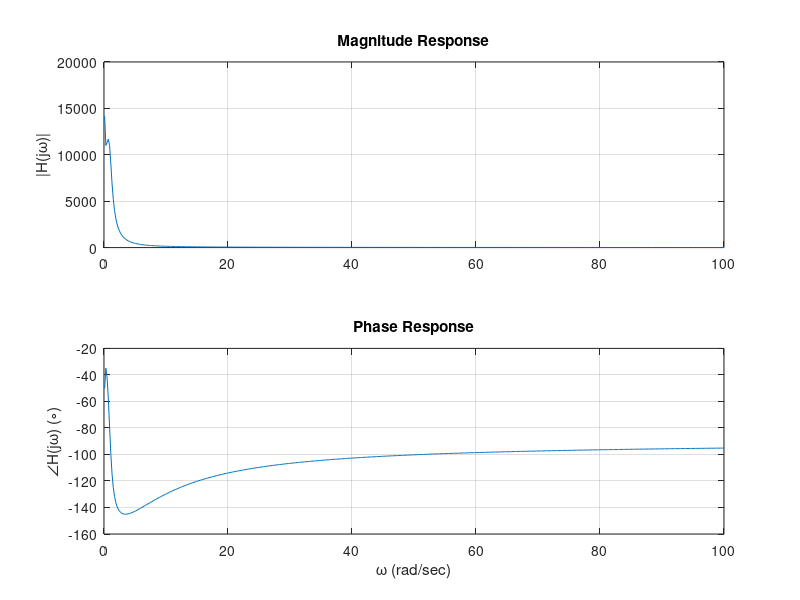
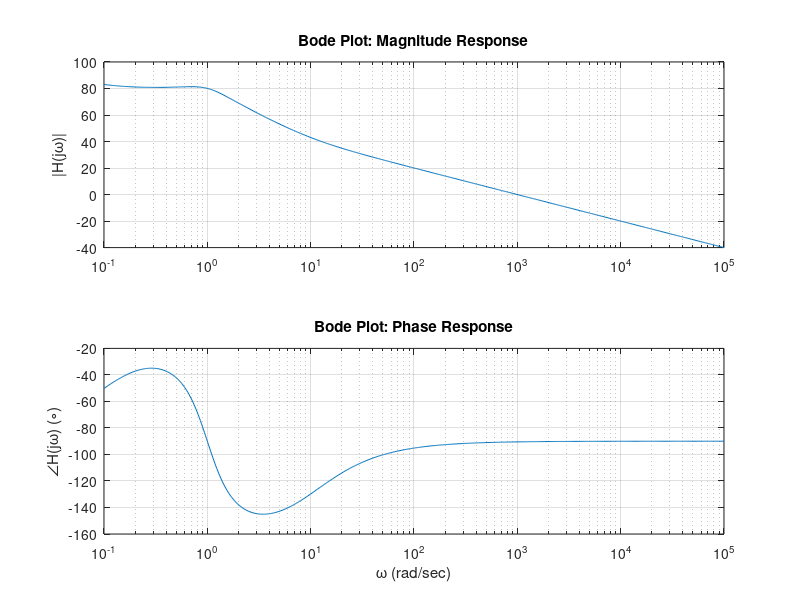

Recreate these plots in MATLAB, in order. (Note: this script raises an error after producing the figures.)

%
% Description:
% a) standard plotting and complex number capabilities,
% b) standard plotting and complex number capabilities for generating Bode plots, and
% c) built in Bode plot function.

% Transfer function:                   (10jw + 1)(10 + jw)
%                     H(jw) = ----------------------------------
%                              (jw/100 + 1)(1 + jw + (jw)^2)

% clear matlab memory and close all open figures
clear all; close all; 

%=======================================================================================
% a) plotting of frequency response using standard complex number and plotting functions
%=======================================================================================

% open figure 1 for first frequency response plots
figure(1);

% create vector of 200 equally spaced frequencies from 0.1rad/sec to 100rad/sec
% note 0rad/sec is not used because it causes a divide by zero (jw=0 is a pole)
w = linspace(0.1,100,500);

% define transfer function
H = ((1+10*j*w).*(10+j*w))./((j*w*0.01).*(1+j*w+(j*w).^2));

% divide figure window into two rows, one column, and plot magnitude response in top graph,
% phase response in bottom graph
subplot(2,1,1);
plot(w,abs(H));
grid; ylabel('|H(j\omega)|'); title('Magnitude Response');
subplot(2,1,2);
plot(w,unwrap(angle(H))*180/pi);
grid; xlabel('\omega (rad/sec)'); ylabel('\angleH(j\omega) (\circ)'); title('Phase Response');

%=======================================================================================
% b) plotting of frequency response as a Bode plot using standard complex number
% and plotting functions
%=======================================================================================

% open figure 2 for second frequency response plots
figure(2);

% create vector of 1000 logarithmically spaced (i.e., same number of points per decade)
% frequencies from 10^-1 = 0.1rad/sec to 10^3 = 1000rad/sec
w = logspace(-1,5,600);

% define transfer function
H = ((1+10*j*w).*(10+j*w))./((j*w*0.01).*(1+j*w+(j*w).^2));

% divide figure window into two rows, one column, and plot magnitude response in top graph,
% phase response in bottom graph
subplot(2,1,1);
semilogx(w,20*log10(abs(H)));
grid; ylabel('|H(j\omega)|'); title('Bode Plot: Magnitude Response');
subplot(2,1,2);
semilogx(w,unwrap(angle(H))*180/pi);
grid; xlabel('\omega (rad/sec)'); ylabel('\angleH(j\omega) (\circ)'); title('Bode Plot: Phase Response');

%=======================================================================================
% c) plotting of frequency response using Bode function
%=======================================================================================

% open figure 3 for third frequency response plots
figure(3);

% create vector of 200 logarithmically spaced (i.e., same number of points per decade)
% frequencies from 10^-1 = 0.1rad/sec to 10^3 = 1000rad/sec
w = logspace(-1,3,200);

% define transfer function using coefficients of jw in numerator and denominator
% starting with highest power of jw and working down - note conv() is used to
% multiply terms in denominator
numH = conv([1 10], [10 1]); 
denH =  conv([0.01 2], [1 1 1]);
% call bode() to plot frequency response as bode diagrams, then add grids
bode(numH,denH,w);






